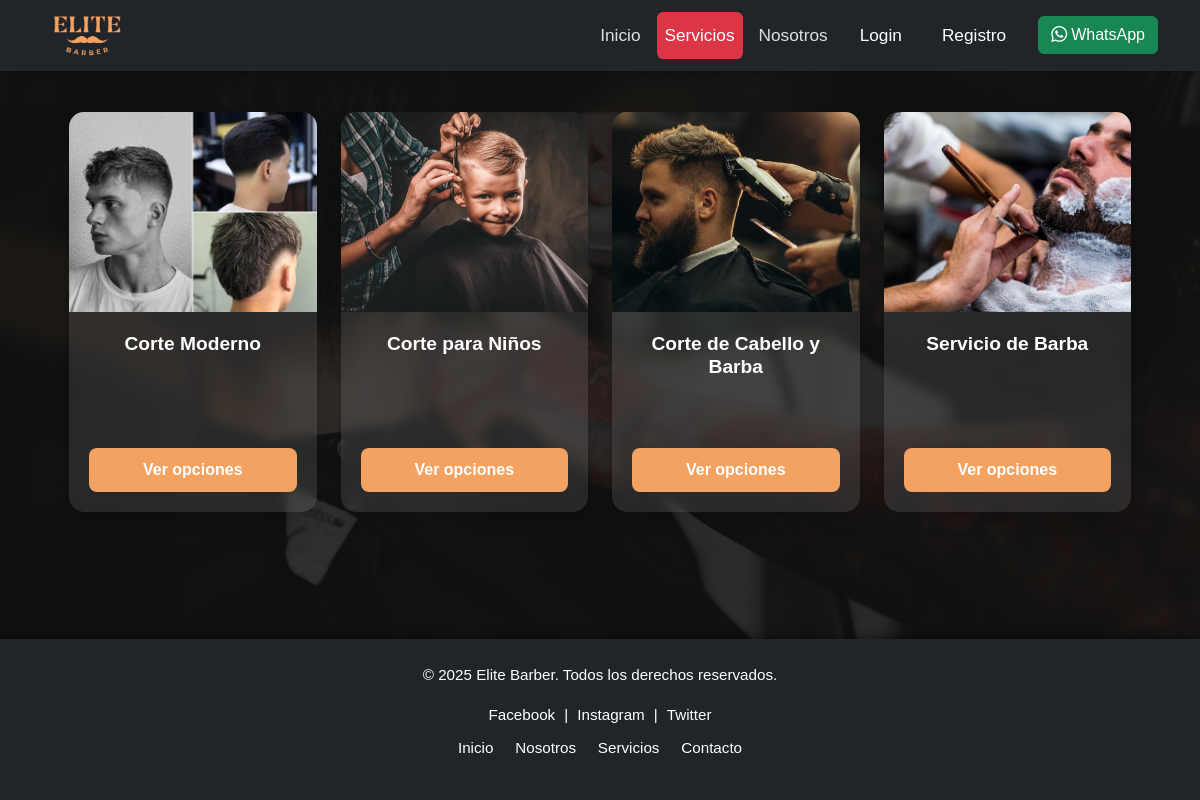
The app's page /servicios/ with its own data.
### gestion3/models.py (models this page shows, shortened)
class SubServicio(models.Model):
    id_subservicio = models.AutoField(primary_key=True)
    nombre_servicio = models.CharField(max_length=100)
    imagenes = models.ImageField(upload_to='subservicios/', null=True, blank=True)

### gestion3/views.py (the view)
# urls.py: path('servicios/', views.servicios, name='servicios'),
def servicios(request):
    subservicios = SubServicio.objects.all()
    return render(request, 'gestion3/servicios.html', {'subservicios': subservicios})

### gestion3/context_processors.py (called while the page is built)
def tipo_usuario_context(request):
    tipo_usuario = None
    if request.session.get('usuario_id'):
        try:
            usuario = Usuario.objects.get(id_usuario=request.session['usuario_id'])
            tipo_usuario = usuario.id_tipo_usuario.tipo
        except Usuario.DoesNotExist:
            pass
    return {'tipo_usuario': tipo_usuario}

### gestion3/templates/gestion3/servicios.html (shortened to what this page needs)
{% load static %}
<!DOCTYPE html>
<html lang="es">
<head>
    <link href="https://cdn.jsdelivr.net/npm/bootstrap@5.3.0/dist/css/bootstrap.min.css" rel="stylesheet" />
    <link rel="stylesheet" href="{% static 'gestion3/css/nav.css' %}" />
    <link rel="stylesheet" href="{% static 'gestion3/css/servicios.css' %}" />
</head>
<body>
    {% include 'gestion3/nav.html' %}
    <main class="container my-5">
      {% if subservicios %}
      <div class="row row-cols-1 row-cols-md-2 row-cols-lg-4 g-4 servicios-container">
        {% for subservicio in subservicios %}
        <div class="col servicio">
          <div class="card h-100 text-center shadow">
            {% if subservicio.imagenes %}
              <img src="{{ subservicio.imagenes.url }}" class="card-img-top" alt="{{ subservicio.nombre_servicio }}" />
            {% else %}
              <img src="{% static 'gestion3/images/afeitados.jpg' %}" class="card-img-top" alt="Imagen por defecto" />
            {% endif %}
            <div class="card-body">
              <h5 class="card-title">{{ subservicio.nombre_servicio }}</h5>
              <a href="{% url 'barbero' subservicio.id_subservicio %}" class="btn btn-primary">Ver opciones</a>
            </div>
          </div>
        </div>
        {% endfor %}
      </div>
      {% else %}
      <div class="text-center text-white my-5">
        <h3>No hay servicios disponibles en este momento.</h3>
        <p>Estamos trabajando para agregar nuevas opciones pronto.</p>
      </div>
      {% endif %}
    </main>
    {% include 'gestion3/footer.html' %}
</body>
</html>

### gestion3/static/gestion3/css/servicios.css (style rules this page uses)
* { margin: 0; padding: 0; box-sizing: border-box; }
body { font-family: 'Arial', sans-serif; line-height: 1.6; color: #333; background-color: #f9f9f9; }
main { padding: 40px 20px; }
.servicios-container { max-width: 100%; margin: 0 auto; padding: 0 15px; }
.card { display: flex; flex-direction: column; justify-content: space-between; border: none; border-radius: 15px; box-shadow: 0 4px 12px rgba(0, 0, 0, 0.1); overflow: hidden; transition: transform 0.3s, box-shadow 0.3s; background-color: #fff; height: 100%; min-height: 400px; }
.card-img-top { width: 100%; height: 200px; object-fit: cover; }
.card-body { padding: 20px; display: flex; flex-direction: column; justify-content: space-between; flex-grow: 1; text-align: center; }
.card-title { font-size: 1.2rem; font-weight: bold; color: #222; margin-bottom: 10px; word-wrap: break-word; }
.btn-primary { background-color: #f4a261; border: none; font-weight: bold; color: #fff; padding: 10px 20px; transition: background-color 0.3s, transform 0.3s; border-radius: 8px; }

### gestion3/templates/gestion3/servicios.html (style rules this page uses)
body { min-height: 100vh; display: flex; flex-direction: column; background: linear-gradient(rgba(15,15,15,0.85), rgba(15,15,15,0.85)), url('/static/gestion3/images/wallpaper.jpeg') no-repeat center center fixed; background-size: cover; }
main { flex: 1; }
.card { background-color: rgba(255, 255, 255, 0.1) !important; border: none; color: #fff; backdrop-filter: blur(6px); }
.card-title { color: #fff; }

### records on screen
SubServicio: imagenes (picture), nombre_servicio "Corte Moderno"
SubServicio: imagenes (picture), nombre_servicio "Corte para Niños"
SubServicio: imagenes (picture), nombre_servicio "Corte de Cabello y Barba"
SubServicio: imagenes (picture), nombre_servicio "Servicio de Barba"
